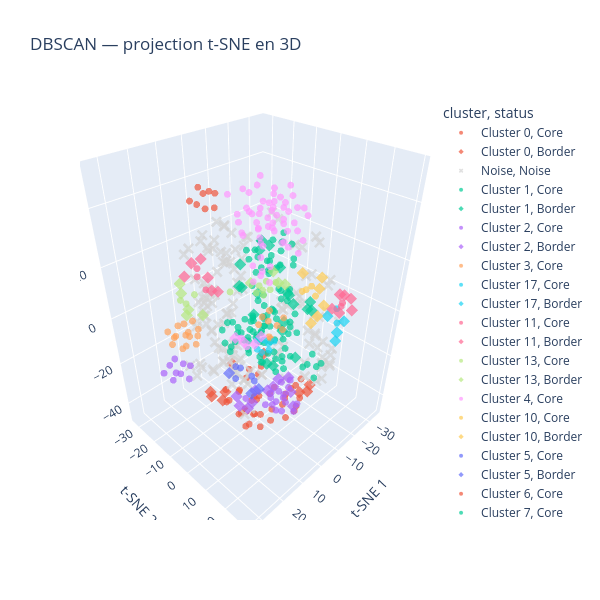

The cell this chart's notebook holds for it:
### Code cell
tsne_3d = TSNE(
    n_components=3,
    metric="cosine",
    perplexity=30,
    init="random",
    learning_rate="auto",
    random_state=42
)

coord_3d = tsne_3d.fit_transform(tfidf_sublinear_matrix.toarray())

visu_3d = visualisation.copy()
visu_3d[["t-SNE 1", "t-SNE 2", "t-SNE 3"]] = coord_3d

fig = px.scatter_3d(
    visu_3d,
    x="t-SNE 1",
    y="t-SNE 2",
    z="t-SNE 3",
    color="cluster",
    symbol="status",
    symbol_map={"Core": "circle", "Border": "diamond", "Noise": "x"},
    color_discrete_map={"Noise": "lightgray"},
    hover_data=["id", "status"],
    opacity=0.7,
    title="DBSCAN — projection t-SNE en 3D",
    height=600,
    width=600
)

fig.update_traces(marker_size=4)
fig.update_layout(scene_aspectmode="data")
fig.show()

### Figure 1 — Plotly figure (JSON) as saved in the notebook; plotly's stock layout.template omitted (floating-point values rounded to 4 significant figures; data arrays with more than 128 entries replaced by an {"elided": "..."} marker saying what was removed)
{"data": [{"customdata": [[1, "Core"], [18, "Core"], [19, "Core"], [20, "Core"], [21, "Core"], [22, "Core"], [23, "Core"], [24, "Core"], [25, "Core"], [60, "Core"], [61, "Core"], [105, "Core"], [171, "Core"], [172, "Core"], [173, "Core"], [174, "Core"], [175, "Core"], [176, "Core"], [245, "Core"], [277, "Core"], [340, "Core"], [341, "Core"], [348, "Core"], [359, "Core"], [360, "Core"], [413, "Core"], [440, "Core"], [441, "Core"], [442, "Core"], [443, "Core"], [446, "Core"], [487, "Core"], [488, "Core"], [494, "Core"], [495, "Core"], [496, "Core"], [497, "Core"]], "hovertemplate": "cluster=Cluster 0<br>status=%{customdata[1]}<br>t-SNE 1=%{x}<br>t-SNE 2=%{y}<br>t-SNE 3=%{z}<br>id=%{customdata[0]}<extra></extra>", "legendgroup": "Cluster 0, Core", "marker": {"color": "#EF553B", "opacity": 0.7, "size": 4, "symbol": "circle"}, "mode": "markers", "name": "Cluster 0, Core", "scene": "scene", "showlegend": true, "type": "scatter3d", "x": [11.26, 11.21, 11.41, 9.998, 12.01, 20.45, 23.47, 20.01, 15.72, 14.34, 11.77, 18.6, 11.66, 7.524, 16.87, 23.11, 23.62, 17.19, -3.095, 20.59, 6.251, 7.452, 0.3688, 24.51, 21.22, 14.81, 15.52, 16.81, 12.4, 16.47, 19.38, 11.42, 8.994, 12.85, 16.43, 17.48, 19.65], "y": [12.26, 18.13, 11.07, 26.51, 23.44, 21.07, 17.59, 11.8, 6.308, 26.06, 17.73, 3.089, 16.6, 21.98, 14.73, 17.04, 14.74, 8.21, 17.4, 6.704, 24.73, 19.81, 18.01, 20.26, 21.76, 20.16, 12.16, 14.35, 11.38, 10.71, 3.865, 22.06, 25.03, 8.392, 10.79, 17.44, 17.77], "z": [-6.935, -12.12, -11.0, -15.4, -12.58, -15.35, -21.02, -22.11, -19.04, -17.58, -21.93, -24.26, -15.77, -12.51, -14.72, -13.88, -17.56, -16.1, -18.46, -19.45, -15.72, -16.6, -18.73, -17.15, -19.76, -23.05, -19.21, -23.09, -21.58, -24.58, -17.37, -16.86, -19.47, -9.632, -9.49, -12.02, -18.22]}, {"customdata": [[3, "Border"], [106, "Border"], [117, "Border"], [196, "Border"], [263, "Border"], [264, "Border"], [365, "Border"], [378, "Border"], [477, "Border"]], "hovertemplate": "cluster=Cluster 0<br>status=%{customdata[1]}<br>t-SNE 1=%{x}<br>t-SNE 2=%{y}<br>t-SNE 3=%{z}<br>id=%{customdata[0]}<extra></extra>", "legendgroup": "Cluster 0, Border", "marker": {"color": "#EF553B", "opacity": 0.7, "size": 4, "symbol": "diamond"}, "mode": "markers", "name": "Cluster 0, Border", "scene": "scene", "showlegend": true, "type": "scatter3d", "x": [18.5, 19.2, -1.812, -5.524, 15.57, 20.96, 8.492, 17.22, -1.65], "y": [6.573, -4.631, 21.37, 19.41, -0.937, -1.866, 10.58, -0.7225, 18.23], "z": [-4.717, -24.39, -20.78, -21.56, -24.39, -23.39, -4.266, -27.2, -23.29]}, {"customdata": {"elided": "135x2 mixed values"}, "hovertemplate": "cluster=Noise<br>status=%{customdata[1]}<br>t-SNE 1=%{x}<br>t-SNE 2=%{y}<br>t-SNE 3=%{z}<br>id=%{customdata[0]}<extra></extra>", "legendgroup": "Noise, Noise", "marker": {"color": "lightgray", "opacity": 0.7, "size": 4, "symbol": "x"}, "mode": "markers", "name": "Noise, Noise", "scene": "scene", "showlegend": true, "type": "scatter3d", "x": {"elided": "135 float values"}, "y": {"elided": "135 float values"}, "z": {"elided": "135 float values"}}, {"customdata": {"elided": "91x2 mixed values"}, "hovertemplate": "cluster=Cluster 1<br>status=%{customdata[1]}<br>t-SNE 1=%{x}<br>t-SNE 2=%{y}<br>t-SNE 3=%{z}<br>id=%{customdata[0]}<extra></extra>", "legendgroup": "Cluster 1, Core", "marker": {"color": "#00cc96", "opacity": 0.7, "size": 4, "symbol": "circle"}, "mode": "markers", "name": "Cluster 1, Core", "scene": "scene", "showlegend": true, "type": "scatter3d", "x": [-5.17, -1.224, -8.262, -7.107, -6.346, -14.14, -15.91, -17.24, -11.27, -12.0, -5.702, -3.938, 0.5844, -5.974, -4.124, -8.95, -12.25, -11.76, -15.9, -9.104, -5.712, -6.143, -7.585, -0.4946, -2.464, 1.581, -10.48, -16.92, -10.78, -8.253, 1.786, -3.894, 1.017, 0.6932, -5.415, -5.488, -9.91, -4.972, -8.133, -10.5, 1.673, -4.17, -3.271, -11.49, -13.42, -2.938, -8.067, -0.1679, -8.565, -4.676, -14.48, -12.59, -6.574, -8.088, -13.14, 0.1394, -5.59, -2.463, -0.04987, 0.02451, -6.992, -4.871, -6.731, -6.79, -12.23, 0.7131, -3.885, -1.538, -7.615, -4.323, -12.89, -2.73, -15.5, -15.54, -12.18, -8.632, -1.831, -12.51, -3.541, -18.07, -12.83, -12.92, -2.224, -7.698, -8.512, -8.643, -5.297, -2.992, -16.26, -16.8, -13.25], "y": [-3.718, -0.7228, -11.03, 8.028, 11.7, 0.1906, -10.11, -6.588, -13.12, 5.777, -18.68, -17.88, -18.79, 2.74, 7.459, -14.66, -1.882, -0.8, -4.836, -0.1847, -1.833, -1.729, -4.566, -15.27, -3.822, 3.629, -7.438, -0.1487, -1.013, 2.513, -1.307, -20.76, 5.476, 8.003, 7.593, 7.198, -15.78, -0.8917, -1.616, -4.163, 0.7143, -1.944, -3.629, 1.172, -17.63, -10.52, -19.49, -18.43, 3.63, -3.375, 1.868, -11.17, -7.901, 2.271, 1.806, 2.056, -17.04, 4.341, 7.141, 2.488, 1.145, 0.6339, 1.379, -12.22, -11.53, -2.153, 4.854, -8.495, -13.16, -7.288, -16.08, -11.87, -0.01742, -3.883, -5.553, -13.34, -17.44, -9.593, 11.73, -17.44, -11.51, -7.819, 11.52, -13.7, -13.35, -9.151, 9.383, 7.238, -13.31, -10.51, -7.877], "z": [-10.32, -18.32, -11.17, -3.274, -3.305, 0.384, 7.879, 10.97, 16.72, -1.388, -24.12, -13.2, -14.96, -20.12, -15.02, -27.59, 20.28, 24.25, 20.99, -5.104, 19.16, 15.45, -17.64, -21.74, -11.81, 3.294, -12.86, 16.12, 6.393, 5.107, 13.22, -14.91, -11.71, -9.773, -12.01, -21.7, -22.77, -1.877, -1.11, -18.56, -5.901, 6.571, 3.815, -14.93, -17.67, -17.12, -18.74, -21.48, -22.31, -24.75, 15.46, -19.26, 11.84, 8.398, 6.429, -18.3, -18.73, 4.11, 6.111, 6.423, -12.64, -5.766, 17.48, -26.67, -23.81, -6.561, -23.68, -5.698, -21.73, -5.014, -14.83, -14.25, 22.29, 25.07, 23.06, -16.74, -26.12, -11.69, -12.0, 16.17, 9.6, 8.64, -1.594, 17.76, 14.01, 16.54, 0.5031, -1.878, -19.13, 13.38, 13.6]}, {"customdata": [[27, "Border"], [28, "Border"], [43, "Border"], [44, "Border"], [143, "Border"], [147, "Border"], [157, "Border"], [190, "Border"], [191, "Border"], [229, "Border"], [256, "Border"], [259, "Border"], [287, "Border"], [304, "Border"], [326, "Border"], [405, "Border"], [427, "Border"], [452, "Border"], [454, "Border"], [469, "Border"]], "hovertemplate": "cluster=Cluster 1<br>status=%{customdata[1]}<br>t-SNE 1=%{x}<br>t-SNE 2=%{y}<br>t-SNE 3=%{z}<br>id=%{customdata[0]}<extra></extra>", "legendgroup": "Cluster 1, Border", "marker": {"color": "#00cc96", "opacity": 0.7, "size": 4, "symbol": "diamond"}, "mode": "markers", "name": "Cluster 1, Border", "scene": "scene", "showlegend": true, "type": "scatter3d", "x": [-18.56, -21.29, -15.73, -17.71, -12.29, -6.459, 1.413, 4.474, 7.101, -12.4, -5.886, -4.289, -4.305, 2.698, -3.205, -7.055, -17.8, -21.27, -16.12, -19.33], "y": [-18.12, -19.74, 9.919, 6.565, -0.09147, 11.48, -1.105, -3.405, -1.712, -2.215, -6.295, 9.185, 11.27, 9.539, -12.19, -2.763, 7.486, -15.88, -1.584, -5.566], "z": [11.87, 14.19, 0.2521, -1.872, -12.23, -14.44, 1.617, 12.75, 15.23, 13.7, 4.29, 11.56, 9.163, -13.77, 14.6, -26.54, 1.594, 13.67, 1.974, -14.74]}, {"customdata": [[7, "Core"], [31, "Core"], [84, "Core"], [94, "Core"], [104, "Core"], [354, "Core"], [368, "Core"], [389, "Core"], [393, "Core"], [394, "Core"], [403, "Core"], [430, "Core"], [436, "Core"], [437, "Core"], [456, "Core"], [464, "Core"], [486, "Core"]], "hovertemplate": "cluster=Cluster 2<br>status=%{customdata[1]}<br>t-SNE 1=%{x}<br>t-SNE 2=%{y}<br>t-SNE 3=%{z}<br>id=%{customdata[0]}<extra></extra>", "legendgroup": "Cluster 2, Core", "marker": {"color": "#ab63fa", "opacity": 0.7, "size": 4, "symbol": "circle"}, "mode": "markers", "name": "Cluster 2, Core", "scene": "scene", "showlegend": true, "type": "scatter3d", "x": [-5.445, -5.2, -8.575, -9.799, -1.317, -10.01, 2.153, -10.07, -5.773, -10.31, -2.543, -11.54, -3.237, -6.582, -8.068, -9.111, -10.62], "y": [1.313, 2.397, 3.715, 0.1716, 2.365, 1.296, -4.9, 6.836, 7.689, 5.916, 3.895, 3.672, 6.097, 6.13, 10.92, 4.429, 10.27], "z": [-37.99, -43.31, -32.8, -46.61, -40.57, -40.26, -39.92, -30.6, -34.42, -35.18, -36.52, -45.74, -42.22, -45.16, -42.9, -40.88, -41.08]}, {"customdata": [[42, "Border"], [54, "Border"], [55, "Border"], [83, "Border"], [93, "Border"], [130, "Border"], [131, "Border"], [133, "Border"], [421, "Border"], [431, "Border"], [472, "Border"]], "hovertemplate": "cluster=Cluster 2<br>status=%{customdata[1]}<br>t-SNE 1=%{x}<br>t-SNE 2=%{y}<br>t-SNE 3=%{z}<br>id=%{customdata[0]}<extra></extra>", "legendgroup": "Cluster 2, Border", "marker": {"color": "#ab63fa", "opacity": 0.7, "size": 4, "symbol": "diamond"}, "mode": "markers", "name": "Cluster 2, Border", "scene": "scene", "showlegend": true, "type": "scatter3d", "x": [-10.27, 5.206, -0.5366, -13.1, -6.428, -12.55, -1.592, 3.201, -13.37, -14.97, 2.79], "y": [-5.056, -6.795, -4.077, 3.208, 11.83, -1.39, -3.377, -7.453, -4.741, 3.196, -3.135], "z": [-44.24, -38.04, -43.42, -33.63, -38.36, -37.1, -37.25, -45.14, -44.09, -42.81, -43.65]}, {"customdata": [[8, "Core"], [219, "Core"], [220, "Core"], [240, "Core"], [254, "Core"], [255, "Core"], [261, "Core"], [262, "Core"], [291, "Core"]], "hovertemplate": "cluster=Cluster 3<br>status=%{customdata[1]}<br>t-SNE 1=%{x}<br>t-SNE 2=%{y}<br>t-SNE 3=%{z}<br>id=%{customdata[0]}<extra></extra>", "legendgroup": "Cluster 3, Core", "marker": {"color": "#FFA15A", "opacity": 0.7, "size": 4, "symbol": "circle"}, "mode": "markers", "name": "Cluster 3, Core", "scene": "scene", "showlegend": true, "type": "scatter3d", "x": [7.968, 10.7, 11.44, 6.908, 9.858, 10.65, 11.84, 7.284, 7.384], "y": [12.4, 18.11, 12.74, 16.91, 14.78, 10.46, 16.04, 11.34, 17.62], "z": [13.31, 12.21, 12.91, 8.007, 4.977, 8.426, 7.51, 8.458, 13.01]}, {"customdata": [[312, "Core"], [428, "Core"]], "hovertemplate": "cluster=Cluster 17<br>status=%{customdata[1]}<br>t-SNE 1=%{x}<br>t-SNE 2=%{y}<br>t-SNE 3=%{z}<br>id=%{customdata[0]}<extra></extra>", "legendgroup": "Cluster 17, Core", "marker": {"color": "#19d3f3", "opacity": 0.7, "size": 4, "symbol": "circle"}, "mode": "markers", "name": "Cluster 17, Core", "scene": "scene", "showlegend": true, "type": "scatter3d", "x": [-17.04, -13.89], "y": [19.36, 22.16], "z": [5.026, 2.264]}, {"customdata": [[12, "Border"], [408, "Border"], [465, "Border"], [466, "Border"]], "hovertemplate": "cluster=Cluster 17<br>status=%{customdata[1]}<br>t-SNE 1=%{x}<br>t-SNE 2=%{y}<br>t-SNE 3=%{z}<br>id=%{customdata[0]}<extra></extra>", "legendgroup": "Cluster 17, Border", "marker": {"color": "#19d3f3", "opacity": 0.7, "size": 4, "symbol": "diamond"}, "mode": "markers", "name": "Cluster 17, Border", "scene": "scene", "showlegend": true, "type": "scatter3d", "x": [-15.58, -17.71, -11.45, -14.28], "y": [16.94, 22.3, 23.94, 22.28], "z": [1.467, 1.084, -2.82, -1.757]}, {"customdata": [[135, "Core"], [344, "Core"]], "hovertemplate": "cluster=Cluster 11<br>status=%{customdata[1]}<br>t-SNE 1=%{x}<br>t-SNE 2=%{y}<br>t-SNE 3=%{z}<br>id=%{customdata[0]}<extra></extra>", "legendgroup": "Cluster 11, Core", "marker": {"color": "#FF6692", "opacity": 0.7, "size": 4, "symbol": "circle"}, "mode": "markers", "name": "Cluster 11, Core", "scene": "scene", "showlegend": true, "type": "scatter3d", "x": [-31.52, -28.07], "y": [11.32, 13.97], "z": [-5.12, -0.6245]}, {"customdata": [[13, "Border"], [74, "Border"], [149, "Border"], [425, "Border"], [449, "Border"], [479, "Border"]], "hovertemplate": "cluster=Cluster 11<br>status=%{customdata[1]}<br>t-SNE 1=%{x}<br>t-SNE 2=%{y}<br>t-SNE 3=%{z}<br>id=%{customdata[0]}<extra></extra>", "legendgroup": "Cluster 11, Border", "marker": {"color": "#FF6692", "opacity": 0.7, "size": 4, "symbol": "diamond"}, "mode": "markers", "name": "Cluster 11, Border", "scene": "scene", "showlegend": true, "type": "scatter3d", "x": [-28.02, -34.59, -29.91, -33.07, -31.94, -30.26], "y": [9.764, 10.15, 11.27, 9.729, 14.79, 16.8], "z": [-5.248, -2.14, 0.8408, -9.715, -0.3266, -3.54]}, {"customdata": [[160, "Core"], [161, "Core"], [166, "Core"], [309, "Core"], [459, "Core"], [460, "Core"], [461, "Core"]], "hovertemplate": "cluster=Cluster 13<br>status=%{customdata[1]}<br>t-SNE 1=%{x}<br>t-SNE 2=%{y}<br>t-SNE 3=%{z}<br>id=%{customdata[0]}<extra></extra>", "legendgroup": "Cluster 13, Core", "marker": {"color": "#B6E880", "opacity": 0.7, "size": 4, "symbol": "circle"}, "mode": "markers", "name": "Cluster 13, Core", "scene": "scene", "showlegend": true, "type": "scatter3d", "x": [-16.68, -20.41, -25.85, -20.4, -20.92, -17.62, -20.71], "y": [-14.59, -14.21, -16.34, -16.25, -20.6, -18.84, -17.98], "z": [-3.07, -4.447, -4.53, -1.545, -5.746, -6.737, -8.858]}, {"customdata": [[14, "Border"], [279, "Border"], [321, "Border"], [374, "Border"]], "hovertemplate": "cluster=Cluster 13<br>status=%{customdata[1]}<br>t-SNE 1=%{x}<br>t-SNE 2=%{y}<br>t-SNE 3=%{z}<br>id=%{customdata[0]}<extra></extra>", "legendgroup": "Cluster 13, Border", "marker": {"color": "#B6E880", "opacity": 0.7, "size": 4, "symbol": "diamond"}, "mode": "markers", "name": "Cluster 13, Border", "scene": "scene", "showlegend": true, "type": "scatter3d", "x": [-28.38, -13.17, -23.8, -25.71], "y": [-17.18, -17.41, -9.704, -17.78], "z": [-6.271, 0.394, -1.545, -0.03983]}, {"customdata": [[26, "Core"], [36, "Core"], [41, "Core"], [56, "Core"], [58, "Core"], [63, "Core"], [64, "Core"], [65, "Core"], [68, "Core"], [71, "Core"], [72, "Core"], [73, "Core"], [95, "Core"], [98, "Core"], [102, "Core"], [103, "Core"], [116, "Core"], [122, "Core"], [124, "Core"], [138, "Core"], [139, "Core"], [144, "Core"], [151, "Core"], [152, "Core"], [167, "Core"], [169, "Core"], [170, "Core"], [177, "Core"], [178, "Core"], [185, "Core"], [237, "Core"], [239, "Core"], [276, "Core"], [288, "Core"], [289, "Core"], [315, "Core"], [322, "Core"], [333, "Core"], [334, "Core"], [335, "Core"], [336, "Core"], [347, "Core"], [366, "Core"], [372, "Core"], [373, "Core"], [377, "Core"], [397, "Core"], [423, "Core"], [432, "Core"], [433, "Core"], [447, "Core"], [448, "Core"], [467, "Core"], [470, "Core"], [471, "Core"], [476, "Core"], [489, "Core"], [491, "Core"], [493, "Core"]], "hovertemplate": "cluster=Cluster 4<br>status=%{customdata[1]}<br>t-SNE 1=%{x}<br>t-SNE 2=%{y}<br>t-SNE 3=%{z}<br>id=%{customdata[0]}<extra></extra>", "legendgroup": "Cluster 4, Core", "marker": {"color": "#FF97FF", "opacity": 0.7, "size": 4, "symbol": "circle"}, "mode": "markers", "name": "Cluster 4, Core", "scene": "scene", "showlegend": true, "type": "scatter3d", "x": [5.422, 3.527, -0.02592, -5.097, 13.75, 10.46, 9.417, 8.415, 8.612, 12.69, 11.1, 4.113, 8.002, 4.778, 0.5064, -0.4446, -0.1632, -5.268, -1.052, 1.119, 8.415, -3.726, 1.723, -9.953, -10.2, -5.778, -1.524, 4.711, 0.8388, -9.517, -9.049, -0.8348, 0.004845, -3.926, -6.627, -11.76, -0.2541, -6.58, 8.539, 3.849, 5.215, 3.157, -1.752, -0.7921, -1.122, 5.604, -5.305, 4.629, 12.8, 12.0, -7.732, -3.748, -0.6816, 10.28, 8.133, 6.936, -3.085, 3.661, -2.145], "y": [-3.153, -0.5428, -5.346, 5.69, 11.44, 14.56, 10.05, 12.82, -0.1404, 6.405, 10.7, 13.85, 0.89, 3.762, 10.0, 0.006368, 4.923, -6.071, 0.5855, 4.879, 5.603, 11.97, -5.016, 10.48, -3.881, -1.946, 11.51, 10.42, 15.38, 1.263, 1.563, 16.53, 11.51, 13.83, -2.195, -2.361, -0.1645, 8.195, 13.49, 14.75, 10.47, 3.49, 14.35, 4.974, 8.817, -7.427, 1.03, 0.5657, 13.96, 9.497, 5.139, 3.582, -0.9363, 11.7, 8.79, 7.642, 9.21, 4.077, 4.253], "z": [36.15, 39.77, 38.24, 41.85, 25.62, 25.32, 25.18, 28.92, 40.72, 37.85, 40.7, 35.4, 35.05, 38.18, 32.38, 49.65, 40.67, 43.82, 41.94, 36.06, 42.6, 35.43, 44.89, 37.71, 35.73, 34.29, 46.73, 46.58, 45.13, 33.6, 37.77, 35.08, 42.51, 43.05, 38.89, 39.14, 37.97, 35.74, 41.18, 38.99, 40.49, 32.66, 29.8, 45.55, 37.49, 43.64, 44.92, 46.22, 29.7, 29.29, 46.22, 37.62, 32.88, 35.68, 34.69, 29.18, 29.31, 42.31, 33.25]}, {"customdata": [[92, "Core"], [146, "Core"], [325, "Core"], [395, "Core"]], "hovertemplate": "cluster=Cluster 10<br>status=%{customdata[1]}<br>t-SNE 1=%{x}<br>t-SNE 2=%{y}<br>t-SNE 3=%{z}<br>id=%{customdata[0]}<extra></extra>", "legendgroup": "Cluster 10, Core", "marker": {"color": "#FECB52", "opacity": 0.7, "size": 4, "symbol": "circle"}, "mode": "markers", "name": "Cluster 10, Core", "scene": "scene", "showlegend": true, "type": "scatter3d", "x": [-12.97, -11.32, -6.754, -14.75], "y": [13.28, 10.54, 12.62, 9.995], "z": [9.092, 11.12, 13.47, 10.63]}, {"customdata": [[30, "Border"], [46, "Border"], [70, "Border"], [100, "Border"], [402, "Border"], [409, "Border"]], "hovertemplate": "cluster=Cluster 10<br>status=%{customdata[1]}<br>t-SNE 1=%{x}<br>t-SNE 2=%{y}<br>t-SNE 3=%{z}<br>id=%{customdata[0]}<extra></extra>", "legendgroup": "Cluster 10, Border", "marker": {"color": "#FECB52", "opacity": 0.7, "size": 4, "symbol": "diamond"}, "mode": "markers", "name": "Cluster 10, Border", "scene": "scene", "showlegend": true, "type": "scatter3d", "x": [-11.79, -8.537, -17.47, -12.3, -16.83, -6.798], "y": [8.332, 18.01, 11.93, 15.08, 14.13, 17.01], "z": [16.27, 5.55, 13.65, 13.07, 3.791, 3.212]}, {"customdata": [[35, "Core"], [179, "Core"], [204, "Core"], [416, "Core"], [473, "Core"]], "hovertemplate": "cluster=Cluster 5<br>status=%{customdata[1]}<br>t-SNE 1=%{x}<br>t-SNE 2=%{y}<br>t-SNE 3=%{z}<br>id=%{customdata[0]}<extra></extra>", "legendgroup": "Cluster 5, Core", "marker": {"color": "#636efa", "opacity": 0.7, "size": 4, "symbol": "circle"}, "mode": "markers", "name": "Cluster 5, Core", "scene": "scene", "showlegend": true, "type": "scatter3d", "x": [5.78, 4.438, 3.173, 2.077, 1.859], "y": [-6.313, -7.557, -0.4441, -0.1651, -7.765], "z": [-28.07, -23.81, -24.72, -27.66, -26.23]}, {"customdata": [[280, "Border"], [282, "Border"], [458, "Border"]], "hovertemplate": "cluster=Cluster 5<br>status=%{customdata[1]}<br>t-SNE 1=%{x}<br>t-SNE 2=%{y}<br>t-SNE 3=%{z}<br>id=%{customdata[0]}<extra></extra>", "legendgroup": "Cluster 5, Border", "marker": {"color": "#636efa", "opacity": 0.7, "size": 4, "symbol": "diamond"}, "mode": "markers", "name": "Cluster 5, Border", "scene": "scene", "showlegend": true, "type": "scatter3d", "x": [4.828, 5.824, 7.144], "y": [4.868, -9.821, 3.439], "z": [-26.4, -27.59, -27.97]}, {"customdata": [[48, "Core"], [69, "Core"], [238, "Core"], [319, "Core"], [332, "Core"], [371, "Core"], [396, "Core"], [490, "Core"]], "hovertemplate": "cluster=Cluster 6<br>status=%{customdata[1]}<br>t-SNE 1=%{x}<br>t-SNE 2=%{y}<br>t-SNE 3=%{z}<br>id=%{customdata[0]}<extra></extra>", "legendgroup": "Cluster 6, Core", "marker": {"color": "#EF553B", "opacity": 0.7, "size": 4, "symbol": "circle"}, "mode": "markers", "name": "Cluster 6, Core", "scene": "scene", "showlegend": true, "type": "scatter3d", "x": [18.48, 15.61, 19.26, 16.23, 21.02, 19.27, 22.1, 18.27], "y": [1.771, -1.118, -3.609, -5.438, -5.395, 0.8791, -0.9792, -2.388], "z": [46.33, 48.68, 50.7, 47.55, 46.82, 50.85, 47.53, 44.66]}, {"customdata": [[75, "Core"], [77, "Core"], [195, "Core"], [226, "Core"], [361, "Core"], [418, "Core"]], "hovertemplate": "cluster=Cluster 7<br>status=%{customdata[1]}<br>t-SNE 1=%{x}<br>t-SNE 2=%{y}<br>t-SNE 3=%{z}<br>id=%{customdata[0]}<extra></extra>", "legendgroup": "Cluster 7, Core", "marker": {"color": "#00cc96", "opacity": 0.7, "size": 4, "symbol": "circle"}, "mode": "markers", "name": "Cluster 7, Core", "scene": "scene", "showlegend": true, "type": "scatter3d", "x": [3.412, 1.98, 3.643, 7.018, 5.425, 5.367], "y": [26.22, 28.71, 24.75, 25.71, 29.61, 28.98], "z": [1.802, -1.239, -3.111, -1.425, 0.1735, -4.825]}, {"customdata": [[79, "Core"], [80, "Core"], [81, "Core"], [148, "Core"], [338, "Core"], [339, "Core"], [383, "Core"], [385, "Core"], [457, "Core"]], "hovertemplate": "cluster=Cluster 8<br>status=%{customdata[1]}<br>t-SNE 1=%{x}<br>t-SNE 2=%{y}<br>t-SNE 3=%{z}<br>id=%{customdata[0]}<extra></extra>", "legendgroup": "Cluster 8, Core", "marker": {"color": "#ab63fa", "opacity": 0.7, "size": 4, "symbol": "circle"}, "mode": "markers", "name": "Cluster 8, Core", "scene": "scene", "showlegend": true, "type": "scatter3d", "x": [31.04, 31.5, 28.48, 29.31, 26.99, 33.41, 27.6, 26.21, 25.85], "y": [-6.559, -7.982, -10.25, -12.42, -10.0, -9.939, -4.497, -5.159, -9.664], "z": [-9.136, -12.95, -7.068, -10.67, -14.37, -9.944, -12.66, -8.223, -10.39]}, {"customdata": [[87, "Core"], [88, "Core"], [89, "Core"], [90, "Core"], [200, "Core"], [201, "Core"], [202, "Core"], [203, "Core"], [260, "Core"], [265, "Core"], [266, "Core"], [269, "Core"], [270, "Core"], [406, "Core"], [407, "Core"]], "hovertemplate": "cluster=Cluster 9<br>status=%{customdata[1]}<br>t-SNE 1=%{x}<br>t-SNE 2=%{y}<br>t-SNE 3=%{z}<br>id=%{customdata[0]}<extra></extra>", "legendgroup": "Cluster 9, Core", "marker": {"color": "#FFA15A", "opacity": 0.7, "size": 4, "symbol": "circle"}, "mode": "markers", "name": "Cluster 9, Core", "scene": "scene", "showlegend": true, "type": "scatter3d", "x": [19.18, 20.08, 18.49, 17.24, 22.77, 21.9, 14.17, 14.47, 22.62, 19.15, 15.3, 14.82, 19.01, 12.14, 15.19], "y": [-18.72, -15.18, -23.2, -18.92, -17.76, -22.78, -20.96, -17.99, -19.6, -20.21, -14.54, -22.72, -14.66, -18.13, -16.05], "z": [-13.14, -9.39, -10.43, -8.257, -5.596, -6.38, -11.72, -3.084, -9.788, -3.847, -7.259, -6.611, -3.702, -7.957, -11.9]}, {"customdata": [[150, "Core"], [153, "Core"], [154, "Core"], [355, "Core"], [367, "Core"], [455, "Core"], [468, "Core"]], "hovertemplate": "cluster=Cluster 12<br>status=%{customdata[1]}<br>t-SNE 1=%{x}<br>t-SNE 2=%{y}<br>t-SNE 3=%{z}<br>id=%{customdata[0]}<extra></extra>", "legendgroup": "Cluster 12, Core", "marker": {"color": "#19d3f3", "opacity": 0.7, "size": 4, "symbol": "circle"}, "mode": "markers", "name": "Cluster 12, Core", "scene": "scene", "showlegend": true, "type": "scatter3d", "x": [-19.03, -21.77, -18.73, -21.62, -18.43, -15.35, -17.91], "y": [-19.7, -12.67, -15.56, -15.66, -12.39, -16.09, -16.03], "z": [-31.51, -29.55, -28.95, -32.53, -32.23, -32.14, -35.28]}, {"customdata": [[296, "Core"], [298, "Core"], [310, "Core"]], "hovertemplate": "cluster=Cluster 16<br>status=%{customdata[1]}<br>t-SNE 1=%{x}<br>t-SNE 2=%{y}<br>t-SNE 3=%{z}<br>id=%{customdata[0]}<extra></extra>", "legendgroup": "Cluster 16, Core", "marker": {"color": "#FF6692", "opacity": 0.7, "size": 4, "symbol": "circle"}, "mode": "markers", "name": "Cluster 16, Core", "scene": "scene", "showlegend": true, "type": "scatter3d", "x": [20.03, 18.9, 19.97], "y": [-5.725, -7.496, -2.324], "z": [25.35, 21.27, 19.46]}, {"customdata": [[162, "Border"], [297, "Border"], [311, "Border"], [337, "Border"], [345, "Border"], [346, "Border"]], "hovertemplate": "cluster=Cluster 16<br>status=%{customdata[1]}<br>t-SNE 1=%{x}<br>t-SNE 2=%{y}<br>t-SNE 3=%{z}<br>id=%{customdata[0]}<extra></extra>", "legendgroup": "Cluster 16, Border", "marker": {"color": "#FF6692", "opacity": 0.7, "size": 4, "symbol": "diamond"}, "mode": "markers", "name": "Cluster 16, Border", "scene": "scene", "showlegend": true, "type": "scatter3d", "x": [17.24, 23.33, 18.29, 20.04, 15.41, 19.24], "y": [-3.012, -7.85, 1.179, -0.9548, -9.554, -9.388], "z": [17.62, 23.1, 19.62, 24.33, 25.22, 25.36]}, {"customdata": [[192, "Core"], [307, "Core"], [313, "Core"], [314, "Core"]], "hovertemplate": "cluster=Cluster 14<br>status=%{customdata[1]}<br>t-SNE 1=%{x}<br>t-SNE 2=%{y}<br>t-SNE 3=%{z}<br>id=%{customdata[0]}<extra></extra>", "legendgroup": "Cluster 14, Core", "marker": {"color": "#B6E880", "opacity": 0.7, "size": 4, "symbol": "circle"}, "mode": "markers", "name": "Cluster 14, Core", "scene": "scene", "showlegend": true, "type": "scatter3d", "x": [18.56, 8.713, 22.81, 21.76], "y": [-10.05, -4.297, -8.978, -13.32], "z": [13.51, 12.63, 12.6, 11.3]}, {"customdata": [[163, "Border"], [193, "Border"], [194, "Border"], [199, "Border"], [278, "Border"]], "hovertemplate": "cluster=Cluster 14<br>status=%{customdata[1]}<br>t-SNE 1=%{x}<br>t-SNE 2=%{y}<br>t-SNE 3=%{z}<br>id=%{customdata[0]}<extra></extra>", "legendgroup": "Cluster 14, Border", "marker": {"color": "#B6E880", "opacity": 0.7, "size": 4, "symbol": "diamond"}, "mode": "markers", "name": "Cluster 14, Border", "scene": "scene", "showlegend": true, "type": "scatter3d", "x": [18.75, 20.09, 19.53, 24.56, 22.77], "y": [-6.28, -15.26, -15.67, -5.629, -9.319], "z": [7.659, 15.81, 11.77, 12.95, 8.02]}, {"customdata": [[222, "Core"], [242, "Core"]], "hovertemplate": "cluster=Cluster 15<br>status=%{customdata[1]}<br>t-SNE 1=%{x}<br>t-SNE 2=%{y}<br>t-SNE 3=%{z}<br>id=%{customdata[0]}<extra></extra>", "legendgroup": "Cluster 15, Core", "marker": {"color": "#FF97FF", "opacity": 0.7, "size": 4, "symbol": "circle"}, "mode": "markers", "name": "Cluster 15, Core", "scene": "scene", "showlegend": true, "type": "scatter3d", "x": [20.88, 21.59], "y": [15.83, 14.29], "z": [8.774, 11.49]}, {"customdata": [[221, "Border"], [241, "Border"], [243, "Border"], [252, "Border"]], "hovertemplate": "cluster=Cluster 15<br>status=%{customdata[1]}<br>t-SNE 1=%{x}<br>t-SNE 2=%{y}<br>t-SNE 3=%{z}<br>id=%{customdata[0]}<extra></extra>", "legendgroup": "Cluster 15, Border", "marker": {"color": "#FF97FF", "opacity": 0.7, "size": 4, "symbol": "diamond"}, "mode": "markers", "name": "Cluster 15, Border", "scene": "scene", "showlegend": true, "type": "scatter3d", "x": [17.89, 20.34, 22.41, 19.43], "y": [11.56, 10.43, 20.68, 20.17], "z": [6.339, 8.732, 13.49, 14.13]}], "layout": {"height": 600, "legend": {"title": {"text": "cluster, status"}, "tracegroupgap": 0}, "scene": {"aspectmode": "data", "domain": {"x": [0, 1], "y": [0, 1]}, "xaxis": {"title": {"text": "t-SNE 1"}}, "yaxis": {"title": {"text": "t-SNE 2"}}, "zaxis": {"title": {"text": "t-SNE 3"}}}, "title": {"text": "DBSCAN — projection t-SNE en 3D"}, "width": 600}}
